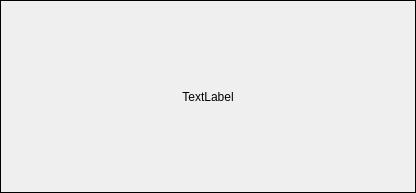
<?xml version="1.0" encoding="UTF-8"?>
<ui version="4.0">
 <class>LoadingDialog</class>
 <widget class="QDialog" name="LoadingDialog">
  <property name="geometry">
   <rect>
    <x>0</x>
    <y>0</y>
    <width>416</width>
    <height>193</height>
   </rect>
  </property>
  <property name="windowTitle">
   <string>Dialog</string>
  </property>
  <layout class="QVBoxLayout" name="verticalLayout_2">
   <property name="leftMargin">
    <number>0</number>
   </property>
   <property name="topMargin">
    <number>0</number>
   </property>
   <property name="rightMargin">
    <number>0</number>
   </property>
   <property name="bottomMargin">
    <number>0</number>
   </property>
   <item>
    <widget class="QFrame" name="frame">
     <property name="frameShape">
      <enum>QFrame::Box</enum>
     </property>
     <property name="frameShadow">
      <enum>QFrame::Plain</enum>
     </property>
     <layout class="QVBoxLayout" name="verticalLayout">
      <property name="spacing">
       <number>0</number>
      </property>
      <property name="leftMargin">
       <number>0</number>
      </property>
      <property name="topMargin">
       <number>0</number>
      </property>
      <property name="rightMargin">
       <number>0</number>
      </property>
      <property name="bottomMargin">
       <number>0</number>
      </property>
      <item>
       <widget class="QLabel" name="label">
        <property name="text">
         <string>TextLabel</string>
        </property>
        <property name="alignment">
         <set>Qt::AlignCenter</set>
        </property>
       </widget>
      </item>
     </layout>
    </widget>
   </item>
  </layout>
 </widget>
 <resources/>
 <connections/>
</ui>
